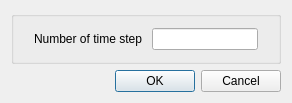
<ui version="4.0" >
 <class>BatchRunningStopByIterationDialogForm</class>
 <widget class="QDialog" name="BatchRunningStopByIterationDialogForm" >
  <property name="geometry" >
   <rect>
    <x>0</x>
    <y>0</y>
    <width>292</width>
    <height>103</height>
   </rect>
  </property>
  <property name="windowTitle" >
   <string>Stop</string>
  </property>
  <layout class="QVBoxLayout" name="verticalLayout" >
   <item>
    <widget class="QGroupBox" name="groupBox" >
     <property name="title" >
      <string/>
     </property>
     <layout class="QGridLayout" name="gridLayout" >
      <item row="0" column="0" >
       <layout class="QHBoxLayout" name="horizontalLayout" >
        <item>
         <spacer name="horizontalSpacer_2" >
          <property name="orientation" >
           <enum>Qt::Horizontal</enum>
          </property>
          <property name="sizeHint" stdset="0" >
           <size>
            <width>13</width>
            <height>15</height>
           </size>
          </property>
         </spacer>
        </item>
        <item>
         <widget class="QLabel" name="label" >
          <property name="text" >
           <string>Number of time step </string>
          </property>
         </widget>
        </item>
        <item>
         <widget class="QLineEdit" name="lineEditStopIter" >
          <property name="text" >
           <string/>
          </property>
         </widget>
        </item>
        <item>
         <spacer name="horizontalSpacer" >
          <property name="orientation" >
           <enum>Qt::Horizontal</enum>
          </property>
          <property name="sizeHint" stdset="0" >
           <size>
            <width>13</width>
            <height>17</height>
           </size>
          </property>
         </spacer>
        </item>
       </layout>
      </item>
     </layout>
    </widget>
   </item>
   <item>
    <widget class="QDialogButtonBox" name="buttonBox" >
     <property name="orientation" >
      <enum>Qt::Horizontal</enum>
     </property>
     <property name="standardButtons" >
      <set>QDialogButtonBox::Cancel|QDialogButtonBox::Ok</set>
     </property>
    </widget>
   </item>
  </layout>
 </widget>
 <resources/>
 <connections>
  <connection>
   <sender>buttonBox</sender>
   <signal>accepted()</signal>
   <receiver>BatchRunningStopByIterationDialogForm</receiver>
   <slot>accept()</slot>
   <hints>
    <hint type="sourcelabel" >
     <x>248</x>
     <y>254</y>
    </hint>
    <hint type="destinationlabel" >
     <x>157</x>
     <y>274</y>
    </hint>
   </hints>
  </connection>
  <connection>
   <sender>buttonBox</sender>
   <signal>rejected()</signal>
   <receiver>BatchRunningStopByIterationDialogForm</receiver>
   <slot>reject()</slot>
   <hints>
    <hint type="sourcelabel" >
     <x>316</x>
     <y>260</y>
    </hint>
    <hint type="destinationlabel" >
     <x>286</x>
     <y>274</y>
    </hint>
   </hints>
  </connection>
 </connections>
</ui>
